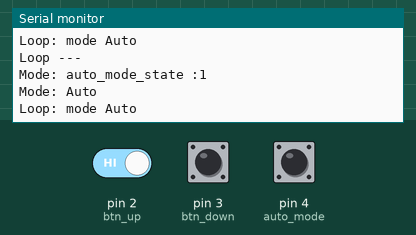
Simulated run of this sketch. Board: Arduino Uno, built with avr-gcc and run on an emulated ATmega328P. Shown: the last lines printed to the serial monitor. The inputs (shaded band) are chosen by the test bench; at power-on: pin 4 (auto_mode) HIGH, pin 2 (btn_up) HIGH, pin 3 (btn_down) HIGH.

Above: at 2.8 s.
2.9 s: pin 4 (auto_mode) pulled LOW for 1.2 s
At 3.8 s:
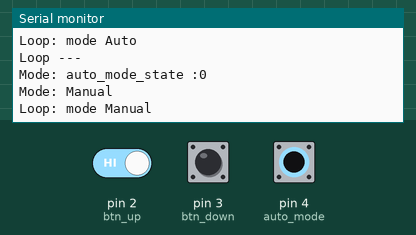
5.6 s: pin 2 (btn_up) driven LOW and pin 4 (auto_mode) driven LOW
At 5.89 s:
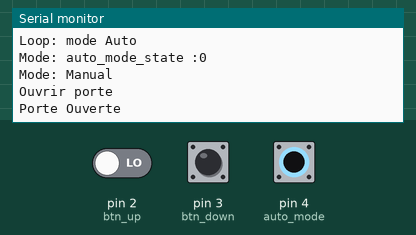
7.1 s: pin 3 (btn_down) pulled LOW for 1.2 s
At 7.9 s:
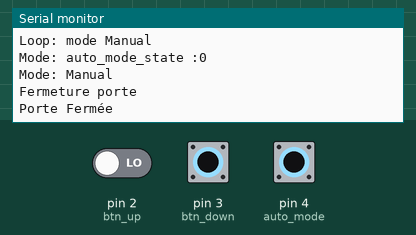

Measured:
- after the input at 2.9 s, the serial monitor: prints a new line after 0.11 s (image 1)
- after the input at 5.6 s, the serial monitor: prints a new line after 0.05 s (image 2)
- after the input at 7.1 s, the serial monitor: prints a new line after 0.05 s (image 3)

The sketch:

01_bouton_monter_descendre.ino
```cpp
// attachInterrupt ne fonctione qu'avec les pin 2 et 3 sur les carte Uno
const int btn_up = 2; // Bouton haut
const int btn_down = 3; // Bouton bas
const int auto_mode = 4; // Interrupteur mode auto
int auto_mode_state = HIGH;

void setup() {
    Serial.begin(9600); // Ouverture du port série et debit de communication fixé à 9600 bauds
    Serial.println("--- Setup ---");

    pinMode(btn_up, INPUT_PULLUP);
    pinMode(btn_down, INPUT_PULLUP);
    pinMode(auto_mode, INPUT);

    // On  lit l'état de l'interrupteur
    ManualModeActive();

    // https://eskimon.fr/tuto-arduino-204-un-simple-bouton#les-interruptions-mat%C3%A9rielles
    attachInterrupt(digitalPinToInterrupt(btn_up), openDoor, FALLING);
    attachInterrupt(digitalPinToInterrupt(btn_down), closeDoor, FALLING);
}

void loop() {
    delay(1000);
    Serial.println("Loop ---"); // Affichage sur le moniteur série

    if(ManualModeActive() == true) {
      Serial.println("Loop: mode Manual");
    } else {
      Serial.println("Loop: mode Auto");
    }
}

// Séquence d'alimentation du moteur pour fermer la porte
void closeDoor(){

  if(ManualModeActive() == true) {
    Serial.println("Fermeture porte"); /// Affichage sur le moniteur série du texte
    delay(2000);
    Serial.println("Porte Fermée"); // Affichage sur le moniteur série
  }
    // Serial.println("Mode auto activé, les boutons sont désactivé.");

}

// Séquence d'alimentation du moteur pour ouvrir la porte
void openDoor(){

  if(ManualModeActive() == true) {
    Serial.println("Ouvrir porte"); /// Affichage sur le moniteur série du texte
    delay(2000);
    Serial.println("Porte Ouverte"); // Affichage sur le moniteur série
  }
   // Serial.println("Mode auto activé, les boutons sont désactivé.");
}

bool ManualModeActive(){

  auto_mode_state = digitalRead(auto_mode);
  Serial.print("Mode: auto_mode_state :");
  Serial.println(auto_mode_state);

  if (auto_mode_state == LOW) {
    Serial.println("Mode: Manual"); // Affichage sur le moniteur série
    return true;
  } else {
    Serial.println("Mode: Auto");
    return false;
  }
}
```
